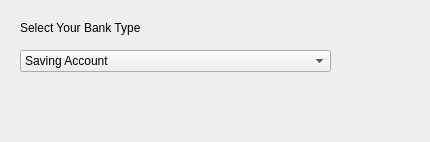
<?xml version="1.0" encoding="UTF-8"?>
<ui version="4.0">
 <class>Dialog</class>
 <widget class="QDialog" name="Dialog">
  <property name="geometry">
   <rect>
    <x>0</x>
    <y>0</y>
    <width>430</width>
    <height>142</height>
   </rect>
  </property>
  <property name="windowTitle">
   <string>Dialog</string>
  </property>
  <widget class="QComboBox" name="comboBoxAccountType">
   <property name="geometry">
    <rect>
     <x>20</x>
     <y>50</y>
     <width>311</width>
     <height>22</height>
    </rect>
   </property>
   <item>
    <property name="text">
     <string>Saving Account</string>
    </property>
   </item>
   <item>
    <property name="text">
     <string>Current Account</string>
    </property>
   </item>
   <item>
    <property name="text">
     <string>Recurring Deposit Account</string>
    </property>
   </item>
   <item>
    <property name="text">
     <string>Fixed Deposit Account</string>
    </property>
   </item>
  </widget>
  <widget class="QLabel" name="label">
   <property name="geometry">
    <rect>
     <x>20</x>
     <y>20</y>
     <width>171</width>
     <height>16</height>
    </rect>
   </property>
   <property name="text">
    <string>Select Your Bank Type</string>
   </property>
  </widget>
  <widget class="QLabel" name="labelAccountType">
   <property name="geometry">
    <rect>
     <x>22</x>
     <y>101</y>
     <width>381</width>
     <height>20</height>
    </rect>
   </property>
   <property name="text">
    <string/>
   </property>
  </widget>
 </widget>
 <resources/>
 <connections/>
</ui>
